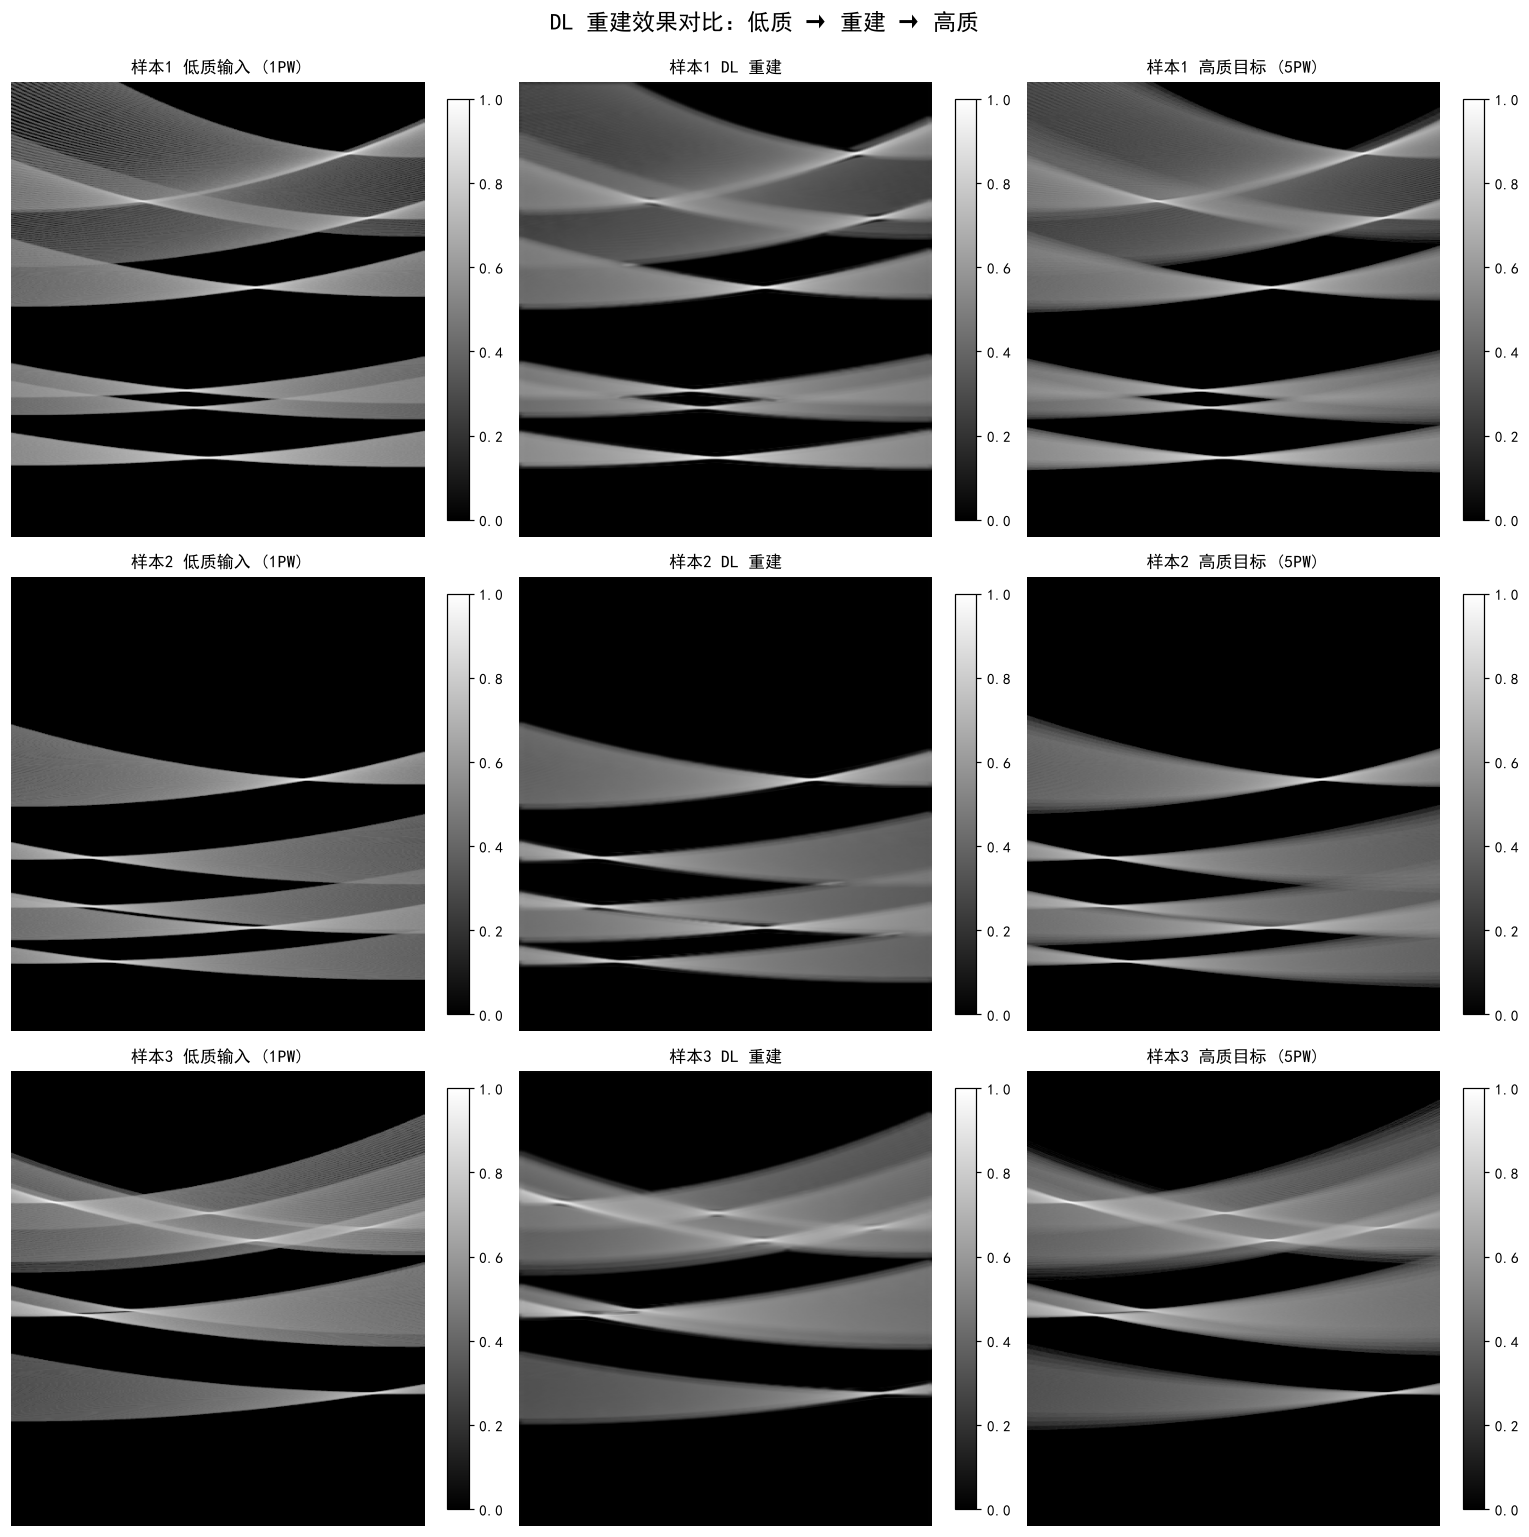

The Python source for this figure:
# 主任务A第3步：可视化验证（低质输入 vs DL重建 vs 高质目标）
import numpy as np
import torch
import torch.nn as nn
from torch.utils.data import TensorDataset, DataLoader
import matplotlib
matplotlib.use('Agg')
import matplotlib.pyplot as plt
from matplotlib import font_manager
# 配置中文字体，避免方块乱码
for f in ['SimHei', 'Microsoft YaHei', 'Noto Sans SC']:
    try:
        font_manager.fontManager.addfont(font_manager.findfont(f, fallback_to_default=False))
        plt.rcParams['font.sans-serif'] = [f, 'SimHei', 'Microsoft YaHei', 'Noto Sans SC', 'DejaVu Sans']
        plt.rcParams['axes.unicode_minus'] = False
        break
    except Exception:
        continue
import time

c, fs, N, pitch, sigma = 1540.0, 40e6, 64, 0.3e-3, 0.05e-6
elem_x = (np.arange(N) - (N - 1) / 2) * pitch
t_axis = np.arange(0, 2 * 40e-3 / c, 1 / fs)
angles = np.deg2rad(np.array([-5, -2.5, 0, 2.5, 5]))

nx, nz = 256, 512
x_grid = np.linspace(-10e-3, 10e-3, nx).astype(np.float32)
z_grid = np.linspace(2e-3, 40e-3, nz).astype(np.float32)
X, Z = np.meshgrid(x_grid, z_grid)

cache = {}
for th in angles:
    sin = np.sin(th); cos = np.cos(th)
    d = (X[:, :, None] * sin + Z[:, :, None] * cos) / c \
        + np.sqrt((X[:, :, None] - elem_x[None, None, :].astype(np.float32)) ** 2 + Z[:, :, None] ** 2) / c
    cache[th] = d.astype(np.float32)

def rand_sc(n):
    return np.array([(np.random.uniform(-8e-3, 8e-3),
                      np.random.uniform(5e-3, 35e-3),
                      np.random.uniform(0.3, 1.0)) for _ in range(n)])

def make_rf_vec(theta, sc):
    xk = sc[:, 0]; zk = sc[:, 1]; amp = sc[:, 2]
    tau = (xk[:, None] * np.sin(theta) + zk[:, None] * np.cos(theta)) / c \
        + np.sqrt((xk[:, None] - elem_x[None, :]) ** 2 + zk[:, None] ** 2) / c
    env = amp[:, None, None] * np.exp(-((t_axis[None, None, :] - tau[:, :, None]) ** 2) / (2 * sigma ** 2))
    return env.sum(axis=0)

def das_fast(rf, th):
    idx = np.clip(np.round(cache[th] * fs).astype(np.int64), 0, len(t_axis) - 1)
    return rf[np.arange(N), idx].sum(axis=2)

def disp_db(img):
    d = np.abs(img)
    return 20 * np.log10(d / d.max() + 1e-6)

def make_pair():
    sc = rand_sc(np.random.randint(3, 8))
    lo = das_fast(make_rf_vec(0.0, sc), 0.0)
    hi = np.zeros_like(lo)
    for th in angles:
        hi += das_fast(make_rf_vec(th, sc), th)
    hi /= len(angles)
    return disp_db(lo), disp_db(hi)

torch.manual_seed(0); np.random.seed(0)
Ntrain, Ntest = 160, 40
t0 = time.time()
Xtr, Ytr = [], []
for _ in range(Ntrain):
    lo, hi = make_pair(); Xtr.append(lo); Ytr.append(hi)
Xte, Yte = [], []
for _ in range(Ntest):
    lo, hi = make_pair(); Xte.append(lo); Yte.append(hi)
print(f"[数据] {time.time()-t0:.0f}s", flush=True)

def norm(x):
    return np.clip((x + 60) / 60.0, 0, 1)
Xtr = torch.tensor(norm(np.stack(Xtr))[:, None], dtype=torch.float32)
Ytr = torch.tensor(norm(np.stack(Ytr))[:, None], dtype=torch.float32)
Xte = torch.tensor(norm(np.stack(Xte))[:, None], dtype=torch.float32)
Yte = torch.tensor(norm(np.stack(Yte))[:, None], dtype=torch.float32)

class ReconNet(nn.Module):
    def __init__(self):
        super().__init__()
        self.net = nn.Sequential(
            nn.Conv2d(1, 16, 3, padding=1), nn.ReLU(),
            nn.Conv2d(16, 32, 3, padding=1), nn.ReLU(),
            nn.Conv2d(32, 16, 3, padding=1), nn.ReLU(),
            nn.Conv2d(16, 1, 3, padding=1),
        )
    def forward(self, x): return self.net(x)

device = 'cuda' if torch.cuda.is_available() else 'cpu'
model = ReconNet().to(device)
opt = torch.optim.Adam(model.parameters(), lr=1e-3)
loss_fn = nn.MSELoss()
dl = DataLoader(TensorDataset(Xtr, Ytr), batch_size=16, shuffle=True)

for ep in range(60):
    model.train()
    for xb, yb in dl:
        xb, yb = xb.to(device), yb.to(device)
        opt.zero_grad(); loss = loss_fn(model(xb), yb)
        loss.backward(); opt.step()

model.eval()
with torch.no_grad():
    pred = model(Xte.to(device)).cpu()

# ===== 可视化：画 3 张测试样本的对比 =====
fig, axes = plt.subplots(3, 3, figsize=(14, 14))
titles = ['低质输入 (1PW)', 'DL 重建', '高质目标 (5PW)']

for i in range(3):
    x_in = Xte[i, 0].numpy()
    y_out = pred[i, 0].numpy()
    y_gt = Yte[i, 0].numpy()
    imgs = [x_in, y_out, y_gt]
    for j in range(3):
        ax = axes[i, j]
        im = ax.imshow(imgs[j], cmap='gray', vmin=0, vmax=1, aspect='auto')
        ax.set_title(f'样本{i+1} {titles[j]}', fontsize=11)
        ax.axis('off')
        fig.colorbar(im, ax=ax, fraction=0.046)

plt.suptitle('DL 重建效果对比：低质 → 重建 → 高质', fontsize=15, y=0.995)
plt.tight_layout()
out = 'E:/develop/Graduate_AI/2026-11/1109/step3_visualize.png'
plt.savefig(out, dpi=110, bbox_inches='tight')
print(f'已保存对比图: {out}', flush=True)

# 同时打印这三张的逐样本 SSIM 参考
import torch.nn.functional as F
def gaussian_kernel(size=11, sigma=1.5):
    cc = torch.arange(size, dtype=torch.float32) - size // 2
    g = torch.exp(-(cc**2) / (2*sigma**2)); g = g / g.sum()
    k = g[:, None] * g[None, :]
    return k.view(1, 1, size, size)
_W = gaussian_kernel()
def ssim(a, b, C1=1e-4, C2=9e-4):
    w = _W.to(a.device); pad = 5
    mu1 = F.conv2d(a, w, padding=pad); mu2 = F.conv2d(b, w, padding=pad)
    s1 = F.conv2d(a*a, w, padding=pad) - mu1**2
    s2 = F.conv2d(b*b, w, padding=pad) - mu2**2
    s12 = F.conv2d(a*b, w, padding=pad) - mu1*mu2
    m = ((2*mu1*mu2+C1)*(2*s12+C2)) / ((mu1**2+mu2**2+C1)*(s1+s2+C2))
    return m.mean().item()

print("\n逐样本 SSIM（前3个测试样本）:")
for i in range(3):
    s_base = ssim(Xte[i:i+1], Yte[i:i+1])
    s_dl = ssim(pred[i:i+1], Yte[i:i+1])
    print(f"  样本{i+1}: baseline={s_base:.4f}  DL重建={s_dl:.4f}")
